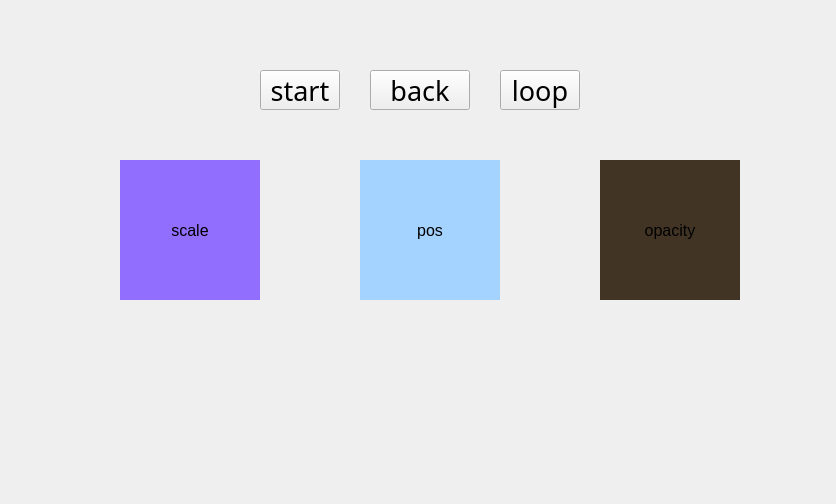
<?xml version="1.0" encoding="UTF-8"?>
<ui version="4.0">
 <class>MainWindow</class>
 <widget class="QMainWindow" name="MainWindow">
  <property name="geometry">
   <rect>
    <x>0</x>
    <y>0</y>
    <width>836</width>
    <height>504</height>
   </rect>
  </property>
  <property name="windowTitle">
   <string>MainWindow</string>
  </property>
  <widget class="QWidget" name="centralWidget">
   <widget class="QPushButton" name="scaleButton">
    <property name="geometry">
     <rect>
      <x>120</x>
      <y>160</y>
      <width>140</width>
      <height>140</height>
     </rect>
    </property>
    <property name="font">
     <font>
      <pointsize>12</pointsize>
     </font>
    </property>
    <property name="styleSheet">
     <string notr="true">background-color: rgb(146, 110, 255);
border:none;</string>
    </property>
    <property name="text">
     <string>scale</string>
    </property>
   </widget>
   <widget class="QPushButton" name="posButton">
    <property name="geometry">
     <rect>
      <x>360</x>
      <y>160</y>
      <width>140</width>
      <height>140</height>
     </rect>
    </property>
    <property name="font">
     <font>
      <pointsize>12</pointsize>
     </font>
    </property>
    <property name="styleSheet">
     <string notr="true">background-color: rgb(164, 211, 255);
border:none;</string>
    </property>
    <property name="text">
     <string>pos</string>
    </property>
   </widget>
   <widget class="QPushButton" name="opasityButton">
    <property name="geometry">
     <rect>
      <x>600</x>
      <y>160</y>
      <width>140</width>
      <height>140</height>
     </rect>
    </property>
    <property name="font">
     <font>
      <pointsize>12</pointsize>
     </font>
    </property>
    <property name="styleSheet">
     <string notr="true">background-color: rgb(65, 52, 37);
border:none;</string>
    </property>
    <property name="text">
     <string>opacity</string>
    </property>
   </widget>
   <widget class="QPushButton" name="startButton">
    <property name="geometry">
     <rect>
      <x>260</x>
      <y>70</y>
      <width>80</width>
      <height>40</height>
     </rect>
    </property>
    <property name="font">
     <font>
      <family>黑体</family>
      <pointsize>20</pointsize>
     </font>
    </property>
    <property name="styleSheet">
     <string notr="true"/>
    </property>
    <property name="text">
     <string>start</string>
    </property>
   </widget>
   <widget class="QPushButton" name="startButton_2">
    <property name="geometry">
     <rect>
      <x>500</x>
      <y>70</y>
      <width>80</width>
      <height>40</height>
     </rect>
    </property>
    <property name="font">
     <font>
      <family>黑体</family>
      <pointsize>20</pointsize>
     </font>
    </property>
    <property name="styleSheet">
     <string notr="true"/>
    </property>
    <property name="text">
     <string>loop</string>
    </property>
   </widget>
   <widget class="QPushButton" name="startButton_3">
    <property name="geometry">
     <rect>
      <x>370</x>
      <y>70</y>
      <width>100</width>
      <height>40</height>
     </rect>
    </property>
    <property name="font">
     <font>
      <family>黑体</family>
      <pointsize>20</pointsize>
      <stylestrategy>PreferDefault</stylestrategy>
     </font>
    </property>
    <property name="styleSheet">
     <string notr="true"/>
    </property>
    <property name="text">
     <string>back</string>
    </property>
   </widget>
  </widget>
  <widget class="QMenuBar" name="menuBar">
   <property name="geometry">
    <rect>
     <x>0</x>
     <y>0</y>
     <width>836</width>
     <height>23</height>
    </rect>
   </property>
  </widget>
 </widget>
 <layoutdefault spacing="6" margin="11"/>
 <resources/>
 <connections/>
</ui>
